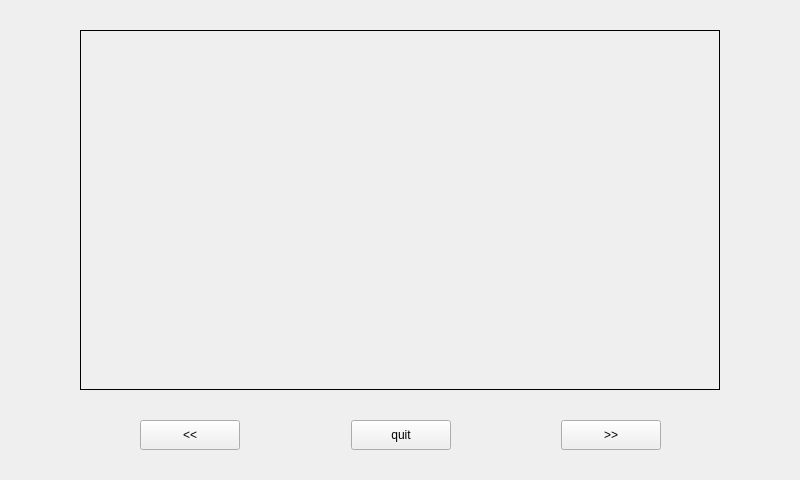
<?xml version="1.0" encoding="UTF-8"?>
<ui version="4.0">
 <class>Gallery</class>
 <widget class="QWidget" name="Gallery">
  <property name="geometry">
   <rect>
    <x>0</x>
    <y>0</y>
    <width>800</width>
    <height>480</height>
   </rect>
  </property>
  <property name="windowTitle">
   <string>Form</string>
  </property>
  <widget class="QPushButton" name="btn_next">
   <property name="geometry">
    <rect>
     <x>561</x>
     <y>420</y>
     <width>100</width>
     <height>30</height>
    </rect>
   </property>
   <property name="text">
    <string>&gt;&gt;</string>
   </property>
  </widget>
  <widget class="QPushButton" name="btn_quit">
   <property name="geometry">
    <rect>
     <x>351</x>
     <y>420</y>
     <width>100</width>
     <height>30</height>
    </rect>
   </property>
   <property name="text">
    <string>quit</string>
   </property>
  </widget>
  <widget class="QPushButton" name="btn_prev">
   <property name="geometry">
    <rect>
     <x>140</x>
     <y>420</y>
     <width>100</width>
     <height>30</height>
    </rect>
   </property>
   <property name="text">
    <string>&lt;&lt;</string>
   </property>
  </widget>
  <widget class="QScrollArea" name="scrollArea">
   <property name="geometry">
    <rect>
     <x>60</x>
     <y>20</y>
     <width>680</width>
     <height>380</height>
    </rect>
   </property>
   <property name="frameShape">
    <enum>QFrame::NoFrame</enum>
   </property>
   <property name="widgetResizable">
    <bool>true</bool>
   </property>
   <widget class="QWidget" name="scrollAreaWidgetContents">
    <property name="geometry">
     <rect>
      <x>0</x>
      <y>0</y>
      <width>680</width>
      <height>380</height>
     </rect>
    </property>
    <widget class="QLabel" name="imageLabel">
     <property name="geometry">
      <rect>
       <x>20</x>
       <y>10</y>
       <width>640</width>
       <height>360</height>
      </rect>
     </property>
     <property name="frameShape">
      <enum>QFrame::Box</enum>
     </property>
     <property name="text">
      <string/>
     </property>
    </widget>
   </widget>
  </widget>
 </widget>
 <resources/>
 <connections/>
</ui>
